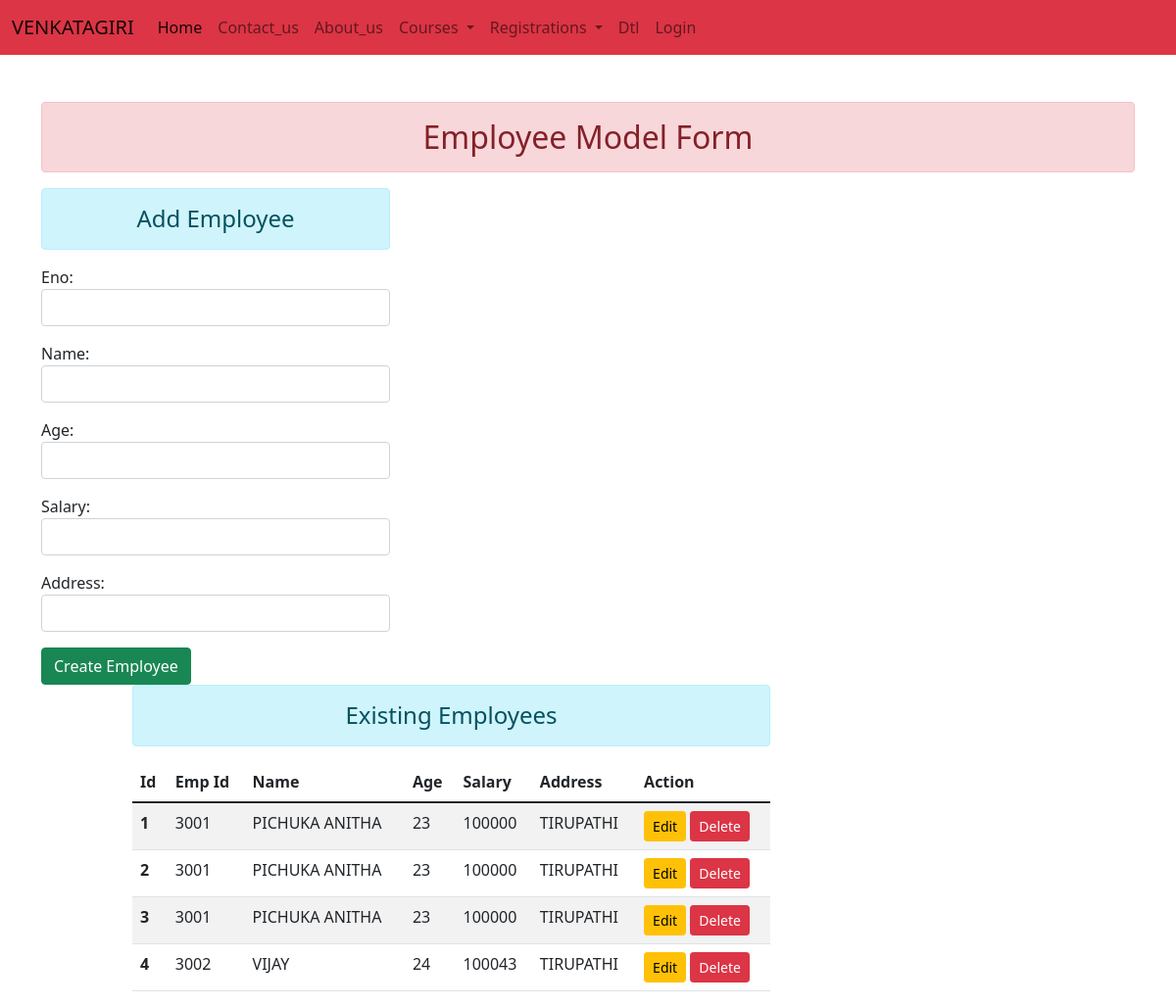
/employee_form/employee_dashboard/, run on the app's committed database.
### modelforms_app/models.py (models this page shows)
class Employee(models.Model):
    eno=models.IntegerField()
    name=models.CharField(max_length=100)
    age=models.IntegerField()
    salary=models.IntegerField()
    address=models.CharField(max_length=100)

### modelforms_app/views.py (the view)
# urls.py: path('employee_dashboard/',views.employee_dashboard),
def employee_dashboard(request):
    if request.method=='GET':
        employee_form=EmployeeForms()
        emp_list=Employee.objects.all()
        emp_dict={
            'employee_form' : employee_form,
            'emp_list'  :  emp_list
        }
        return render(request,'modelforms_app/create_employee.html',context=emp_dict)
    elif request.method=='POST':
        employee_form=EmployeeForms(request.POST)
        if employee_form.is_valid():
            employee_form.save()
            return redirect('employee_form/employee_dashboard/')

### modelforms_app/forms.py
class EmployeeForms(forms.ModelForm):
    class Meta:
        model=Employee
        fields='__all__'
        widgets={
            'eno' : forms.TextInput(attrs={'class':'form-control'}),
            'name' :forms.TextInput(attrs={'class':'form-control'}),
            'age' :forms.TextInput(attrs={'class':'form-control'}),
            'salary' :forms.TextInput(attrs={'class':'form-control'}),
            'address' :forms.TextInput(attrs={'class':'form-control'}),
        }

### templates/modelforms_app/create_employee.html (shortened to what this page needs)
{% extends 'layout.html' %}
{% block page_content %}
  <div class="container mt-5">
      <h2 class="text-center alert alert-danger">Employee Model Form</h2>
      <div class="row">
          <div class="col-sm-4">
              <h4 class="text-center alert alert-info">Add Employee</h4>
              <form action="" method="POST">
                  {{ employee_form.as_p }}
                      <button type="submit" class="btn btn-success">Create Employee</button>
                  </div>
          </div>
          <div class="col-sm-7 offset-1">
              <h4 class="text-center alert alert-info">Existing Employees</h4>
                  <table class="table table-striped table-hover">
                    <thead>
                      <tr>
                        <th scope="col">Id</th>
                        <th scope="col">Emp Id</th>
                        <th scope="col">Name</th>
                        <th scope="col">Age</th>
                        <th scope="col">Salary</th>
                        <th scope="col">Address</th>
                        <th scope="col">Action</th>
                      </tr>
                    </thead>
                    <tbody>
                    {% for employee in emp_list %}
                      <tr>
                        <th scope="row">{{ employee.id }}</th>
                        <td>{{ employee.eno }}</td>
                        <td>{{ employee.name }}</td>
                        <td>{{ employee.age }}</td>
                        <td>{{ employee.salary }}</td>
                        <td>{{ employee.address }}</td>
                        <td>
                            <a href="{}" class="btn btn-warning btn-sm">Edit</a>
                            <a href="#" class="btn btn-danger btn-sm">Delete</a>
                        </td>
                    {% endfor %}
                    </tbody>
                  </table>
          </div>
      </div>
{% endblock %}

### data on the page
Employee: id "1", eno "3001", name "PICHUKA ANITHA", age "23", salary "100000", address "TIRUPATHI"
Employee: id "2", eno "3001", name "PICHUKA ANITHA", age "23", salary "100000", address "TIRUPATHI"
Employee: id "3", eno "3001", name "PICHUKA ANITHA", age "23", salary "100000", address "TIRUPATHI"
Employee: id "4", eno "3002", name "VIJAY", age "24", salary "100043", address "TIRUPATHI"
